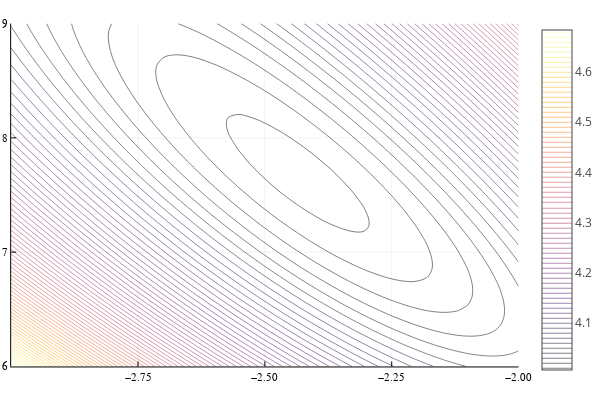

The notebook cell saved with this chart:
### Code cell
L(β) = -sum(y[i] * log(h(β,x[i])) + (1 - y[i]) * log(1 - h(β, x[i])) for i = 1:10)
contour(
    range(-3, -2, length=50),
    range(6, 9, length=50),
    (x,y) -> L([x;y]),
    levels=100
)

### Figure 1 — Plotly figure (JSON) as saved in the notebook; plotly's stock layout.template omitted (floating-point values rounded to 4 significant figures; data arrays with more than 128 entries replaced by an {"elided": "..."} marker saying what was removed)
{"data": [{"colorbar": {"title": ""}, "colorscale": {"elided": "256x2 mixed values"}, "contours": {"coloring": "lines", "showlabels": false}, "hoverinfo": "none", "name": "y1", "ncontours": 102, "showlegend": false, "showscale": true, "type": "contour", "x": [-3, -2.98, -2.959, -2.939, -2.918, -2.898, -2.878, -2.857, -2.837, -2.816, -2.796, -2.776, -2.755, -2.735, -2.714, -2.694, -2.673, -2.653, -2.633, -2.612, -2.592, -2.571, -2.551, -2.531, -2.51, -2.49, -2.469, -2.449, -2.429, -2.408, -2.388, -2.367, -2.347, -2.327, -2.306, -2.286, -2.265, -2.245, -2.224, -2.204, -2.184, -2.163, -2.143, -2.122, -2.102, -2.082, -2.061, -2.041, -2.02, -2], "xaxis": "x1", "y": [6, 6.061, 6.122, 6.184, 6.245, 6.306, 6.367, 6.429, 6.49, 6.551, 6.612, 6.673, 6.735, 6.796, 6.857, 6.918, 6.98, 7.041, 7.102, 7.163, 7.224, 7.286, 7.347, 7.408, 7.469, 7.531, 7.592, 7.653, 7.714, 7.776, 7.837, 7.898, 7.959, 8.02, 8.082, 8.143, 8.204, 8.265, 8.327, 8.388, 8.449, 8.51, 8.571, 8.633, 8.694, 8.755, 8.816, 8.878, 8.939, 9], "yaxis": "y1", "z": {"elided": "50x50 float values"}, "zmax": 4.684, "zmin": 4.006}], "layout": {"annotations": [], "height": 400, "legend": {"bgcolor": "rgba(255, 255, 255, 1.000)", "bordercolor": "rgba(0, 0, 0, 1.000)", "borderwidth": 1, "font": {"color": "rgba(0, 0, 0, 1.000)", "family": "sans-serif", "size": 11}, "tracegroupgap": 0, "traceorder": "normal", "x": 1, "xanchor": "auto", "y": 1, "yanchor": "auto"}, "margin": {"b": 20, "l": 0, "r": 0, "t": 20}, "paper_bgcolor": "rgba(255, 255, 255, 1.000)", "plot_bgcolor": "rgba(255, 255, 255, 1.000)", "showlegend": true, "width": 600, "xaxis": {"anchor": "y1", "domain": [0.02138, 0.9934], "gridcolor": "rgba(0, 0, 0, 0.100)", "gridwidth": 0.5, "linecolor": "rgba(0, 0, 0, 1.000)", "mirror": false, "range": [-3, -2], "showgrid": true, "showline": true, "showticklabels": true, "tickangle": 0, "tickcolor": "rgb(0, 0, 0)", "tickfont": {"color": "rgba(0, 0, 0, 1.000)", "family": "sans-serif", "size": 11}, "tickmode": "array", "ticks": "inside", "ticktext": ["−3.00", "−2.75", "−2.50", "−2.25", "−2.00"], "tickvals": [-3, -2.75, -2.5, -2.25, -2], "title": "", "titlefont": {"color": "rgba(0, 0, 0, 1.000)", "family": "sans-serif", "size": 15}, "type": "-", "visible": true, "zeroline": false, "zerolinecolor": "rgba(0, 0, 0, 1.000)"}, "yaxis": {"anchor": "x1", "domain": [0.03762, 0.9902], "gridcolor": "rgba(0, 0, 0, 0.100)", "gridwidth": 0.5, "linecolor": "rgba(0, 0, 0, 1.000)", "mirror": false, "range": [6, 9], "showgrid": true, "showline": true, "showticklabels": true, "tickangle": 0, "tickcolor": "rgb(0, 0, 0)", "tickfont": {"color": "rgba(0, 0, 0, 1.000)", "family": "sans-serif", "size": 11}, "tickmode": "array", "ticks": "inside", "ticktext": ["6", "7", "8", "9"], "tickvals": [6, 7, 8, 9], "title": "", "titlefont": {"color": "rgba(0, 0, 0, 1.000)", "family": "sans-serif", "size": 15}, "type": "-", "visible": true, "zeroline": false, "zerolinecolor": "rgba(0, 0, 0, 1.000)"}}}
